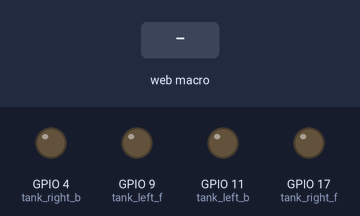
Simulated run of this program. Board: Raspberry Pi (BCM pin numbers). Shown: output pins drawn as LEDs (lit = HIGH). The test bench sets the inputs (shaded band). The WebIOPi server calls setup() once and loop() repeatedly.

Above: at 1.2 s.
1.3 s: macro tfront called from the web page (any arguments are "1")
At 2.5 s:
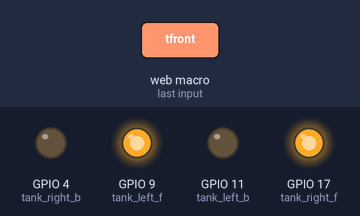
2.8 s: macro tback called from the web page (any arguments are "1")
At 3.9 s:
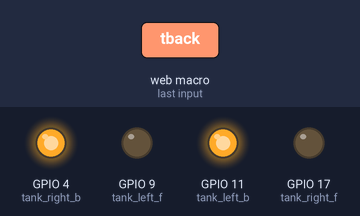
4.3 s: macro tright called from the web page (any arguments are "1")
At 5.0 s:
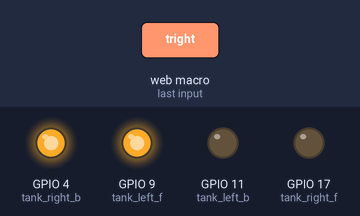
5.8 s: macro tleft called from the web page (any arguments are "1")
At 6.1 s:
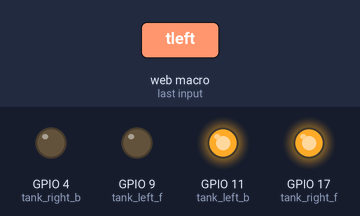
7.3 s: macro tstop called from the web page (any arguments are "1")
At 8.5 s:
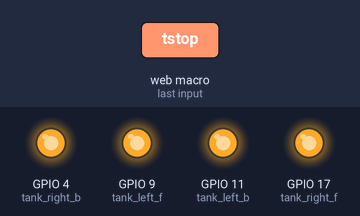
Timing chart, 0 to 9.8 s (numbered marks = the images above; inputs shaded):
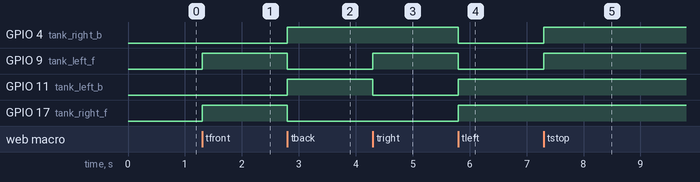

Measured:
- after the input at 1.3 s, GPIO 9 (tank_left_f), GPIO 17 (tank_right_f): LOW → HIGH at once
- after the input at 2.8 s, GPIO 4 (tank_right_b), GPIO 11 (tank_left_b): LOW → HIGH at once; GPIO 9 (tank_left_f), GPIO 17 (tank_right_f): HIGH → LOW at once
- after the input at 4.3 s, GPIO 9 (tank_left_f): LOW → HIGH at once; GPIO 11 (tank_left_b): HIGH → LOW at once
- after the input at 5.8 s, GPIO 4 (tank_right_b), GPIO 9 (tank_left_f): HIGH → LOW at once; GPIO 11 (tank_left_b), GPIO 17 (tank_right_f): LOW → HIGH at once
- after the input at 7.3 s, GPIO 4 (tank_right_b), GPIO 9 (tank_left_f): LOW → HIGH at once

The program:

Remote_Controller.py
```python
import webiopi
import pigpio
GPIO = webiopi.GPIO
pi = pigpio.pi()

# ラジコン戦車用パラメータ設定
tank_left_f = 9
tank_left_b = 11
tank_right_f = 17
tank_right_b = 4

def setup():
  # ラジコン戦車用 GPIO ピン設定
  pi.set_mode(tank_right_f, pigpio.OUTPUT)
  pi.set_mode(tank_right_b, pigpio.OUTPUT)
  pi.set_mode(tank_left_f, pigpio.OUTPUT)
  pi.set_mode(tank_left_b, pigpio.OUTPUT)

def loop():
  webiopi.sleep(0.5)

# ラジコン戦車用マクロ関数
@webiopi.macro
def tfront():
  #前進
  pi.write(tank_right_f, 1)
  pi.write(tank_right_b, 0)
  pi.write(tank_left_f, 1)
  pi.write(tank_left_b, 0)

@webiopi.macro
def tback():
  #後退
  pi.write(tank_right_f, 0)
  pi.write(tank_right_b, 1)
  pi.write(tank_left_f, 0)
  pi.write(tank_left_b, 1)

@webiopi.macro
def tright():
  #右旋回
  pi.write(tank_right_f, 0)
  pi.write(tank_right_b, 1)
  pi.write(tank_left_f, 1)
  pi.write(tank_left_b, 0)

@webiopi.macro
def tleft():
  #左旋回
  pi.write(tank_right_f, 1)
  pi.write(tank_right_b, 0)
  pi.write(tank_left_f, 0)
  pi.write(tank_left_b, 1)

@webiopi.macro
def tstop():
  #停止
  pi.write(tank_right_f, 1)
  pi.write(tank_right_b, 1)
  pi.write(tank_left_f, 1)
  pi.write(tank_left_b, 1)
```
